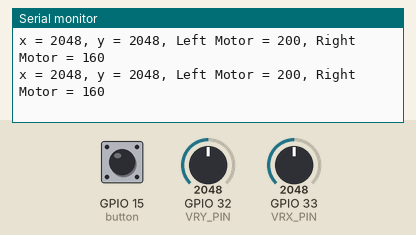
Bench run of a sketch on a simulated ESP32. On the bench: the last lines printed to the serial monitor. The test bench sets the inputs (shaded band); at power-on: GPIO 15 (button) HIGH, GPIO 32 (VRY_PIN) = 2048, GPIO 33 (VRX_PIN) = 2048. WiFi joins after 1.5 s; servers stay silent unless stated; no MQTT or app messages arrive unless stated.

Above: at 2.7 s.
2.8 s: GPIO 15 (button) pulled LOW for 0.6 s
At 3.5 s:
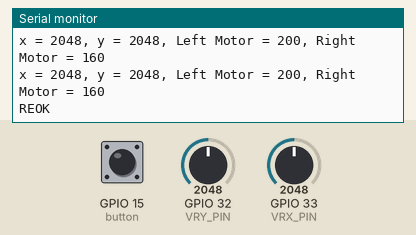
4.9 s: GPIO 32 (VRY_PIN) set to 1910
At 5.5 s:
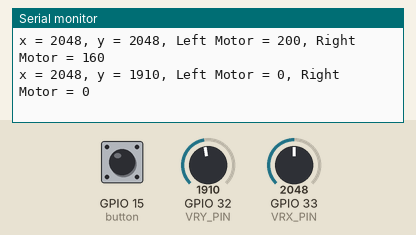
6.4 s: GPIO 33 (VRX_PIN) set to 1910
At 7.0 s:
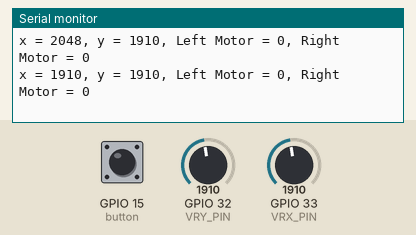
7.9 s: GPIO 32 (VRY_PIN) set to 1990
At 8.5 s:
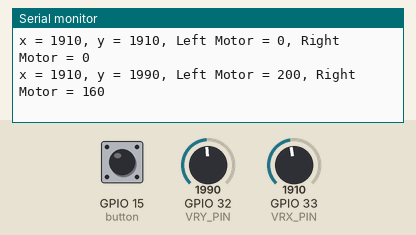
9.4 s: GPIO 33 (VRX_PIN) set to 1990
At 10.0 s:
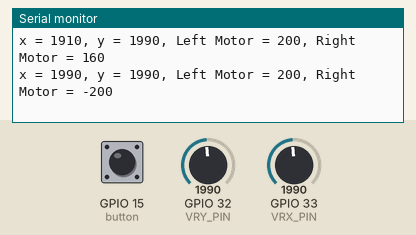
Timing chart, 0 to 11.9 s (numbered marks = the images above; inputs shaded):
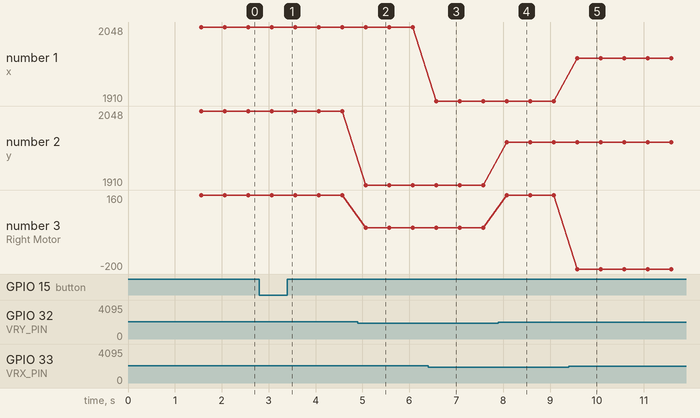

The sketch:

PillPal_controller.ino
```cpp
#include <WiFi.h>
#include <PubSubClient.h>

#define VRX_PIN  33 // ESP32 pin connected to VRX pin
#define VRY_PIN  32 // ESP32 pin connected to VRY pin
#define button 15 // Pin para el boton del joystick

int xValue = 0; // To store value of the X axis
int yValue = 0; // To store value of the Y axis

int motorSpeedLeft = 0;
int motorSpeedRight = 0;

// Ajustes de deadband basados en los datos en reposo
const int deadbandMin = 1850;
const int deadbandMax = 1950;

// Configuración Wi-Fi y MQTT
const char* ssid = "Hw";
const char* password = "hbsv0393";
const char* mqtt_server = "192.168.43.55";

WiFiClient espClient;
PubSubClient client(espClient);

void setup_wifi() {
  delay(10);
  Serial.println();
  Serial.print("Connecting to ");
  Serial.println(ssid);

  WiFi.begin(ssid, password);

  while (WiFi.status() != WL_CONNECTED) {
    delay(500);
    Serial.print(".");
  }

  Serial.println("");
  Serial.println("WiFi connected");
}

void reconnect() {
  while (!client.connected()) {
    Serial.print("Attempting MQTT connection...");
    if (client.connect("ESP32ClientJoy")) {
      Serial.println("connected");
    } else {
      Serial.print("failed, rc=");
      Serial.print(client.state());
      Serial.println(" try again in 5 seconds");
      delay(5000);
    }
  }
}

void setup() {
  Serial.begin(115200);
  setup_wifi();
  client.setServer(mqtt_server, 1883);
  pinMode(button, INPUT_PULLUP);
}

void loop() {
  // If que solo se ejecute si se activa el boton en el pin 15, validar constantemente sis se vuelve a presionar el boton
    if (!client.connected()) {
      reconnect();
    }
    client.loop();

    // Leer los valores analógicos de los ejes X y Y
    xValue = analogRead(VRX_PIN);
    yValue = analogRead(VRY_PIN);

    // Inicializar velocidades de motor en 0
    motorSpeedLeft = 0;
    motorSpeedRight = 0;

    // Control del eje X (giro) fuera del deadband
    if (xValue < deadbandMin || xValue > deadbandMax) {
      int mappedX = map(xValue, 0, 4095, 240, -240);
      motorSpeedLeft += mappedX;
      motorSpeedRight -= mappedX;
    }

    // Control del eje Y (avanzar/reversa) fuera del deadband
    if (yValue < deadbandMin || yValue > deadbandMax) {
      if (yValue > deadbandMax) {
        // Dirección hacia adelante
        motorSpeedLeft += map(yValue, deadbandMax + 1, 4095, 0, 240);
        motorSpeedRight += map(yValue, deadbandMax + 1, 4095, 0, 240);
      } else if (yValue < deadbandMin) {
        // Dirección hacia atrás
        motorSpeedLeft += map(yValue, 0, deadbandMin - 1, -240, 0);
        motorSpeedRight += map(yValue, 0, deadbandMin - 1, -240, 0);
      }
    }

    // Limitar la velocidad del motor
    motorSpeedLeft = constrain(motorSpeedLeft, -240, 240);
    motorSpeedRight = constrain(motorSpeedRight, -240, 240);

    // Ajuste de umbral mínimo si los motores están en movimiento
    if (motorSpeedLeft > 0) motorSpeedLeft = max(motorSpeedLeft, 200);
    if (motorSpeedLeft < 0) motorSpeedLeft = min(motorSpeedLeft, -200);

    if (motorSpeedRight > 0) motorSpeedRight = max(motorSpeedRight, 200);
    if (motorSpeedRight < 0) motorSpeedRight = min(motorSpeedRight, -200);

    // Formatear y enviar el mensacje al tópico MQTT
    char message[50];
    if (motorSpeedRight > 100) motorSpeedRight -= 40;

    snprintf(message, sizeof(message), "JS%d,%d", motorSpeedLeft, motorSpeedRight);
    client.publish("ESP/joy", message);

    // Imprimir valores en el monitor serial
    Serial.print("x = ");
    Serial.print(xValue);
    Serial.print(", y = ");
    Serial.print(yValue);
    Serial.print(", Left Motor = ");
    Serial.print(motorSpeedLeft);
    Serial.print(", Right Motor = ");
    Serial.println(motorSpeedRight);

    if (digitalRead(button)== LOW){
      client.publish("ESP/confirm", "REOK");
      Serial.println("REOK");
    }

    delay(500);
  }
```

Measured:
- after the input at 2.8 s, the serial monitor: prints a new line after 0.27 s (image 1)
- after the input at 4.9 s, the serial monitor: prints a new line after 0.17 s (image 2)
- after the input at 6.4 s, the serial monitor: prints a new line after 0.18 s (image 3)
- after the input at 7.9 s, the serial monitor: prints a new line after 0.18 s (image 4)
- after the input at 9.4 s, the serial monitor: prints a new line after 0.18 s (image 5)
- plotted number 2: 2048 → 1910 after the input at 4.9 s, 1910 → 1990 after the input at 7.9 s
- plotted number 3: 160 → 0 after the input at 4.9 s, 0 → 160 after the input at 7.9 s, 160 → -200 after the input at 9.4 s
